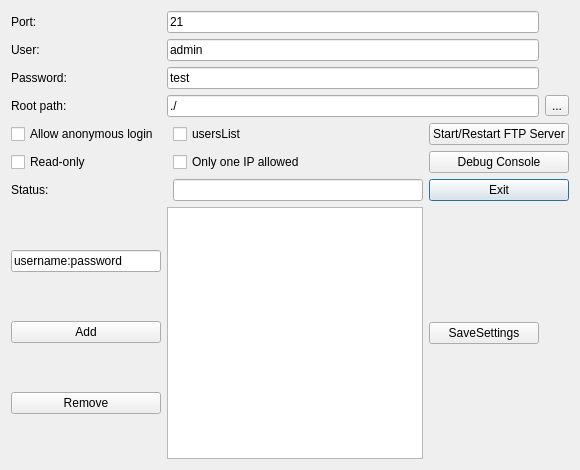
<?xml version="1.0" encoding="UTF-8"?>
<ui version="4.0">
 <class>FTPGUI</class>
 <widget class="QDialog" name="FTPGUI">
  <property name="geometry">
   <rect>
    <x>0</x>
    <y>0</y>
    <width>580</width>
    <height>470</height>
   </rect>
  </property>
  <property name="windowTitle">
   <string>Dialog</string>
  </property>
  <layout class="QGridLayout" name="gridLayout">
   <item row="8" column="2">
    <widget class="QLineEdit" name="statusBar"/>
   </item>
   <item row="3" column="4">
    <widget class="QToolButton" name="toolButtonBrowse">
     <property name="text">
      <string>...</string>
     </property>
    </widget>
   </item>
   <item row="8" column="3" colspan="2">
    <widget class="QPushButton" name="pushButtonExit">
     <property name="text">
      <string>Exit</string>
     </property>
    </widget>
   </item>
   <item row="0" column="1" colspan="3">
    <widget class="QLineEdit" name="lineEditPort">
     <property name="text">
      <string>21</string>
     </property>
    </widget>
   </item>
   <item row="5" column="2">
    <widget class="QCheckBox" name="checkBoxOnlyOneIpAllowed">
     <property name="text">
      <string>Only one IP allowed</string>
     </property>
    </widget>
   </item>
   <item row="3" column="1" colspan="3">
    <widget class="QLineEdit" name="lineEditRootPath">
     <property name="text">
      <string>./</string>
     </property>
     <property name="readOnly">
      <bool>true</bool>
     </property>
    </widget>
   </item>
   <item row="4" column="2">
    <widget class="QCheckBox" name="chkboxuserslist">
     <property name="text">
      <string>usersList</string>
     </property>
    </widget>
   </item>
   <item row="2" column="1" colspan="3">
    <widget class="QLineEdit" name="lineEditPassword">
     <property name="text">
      <string>test</string>
     </property>
    </widget>
   </item>
   <item row="1" column="1" colspan="3">
    <widget class="QLineEdit" name="lineEditUserName">
     <property name="text">
      <string>admin</string>
     </property>
    </widget>
   </item>
   <item row="8" column="0">
    <widget class="QLabel" name="label_4">
     <property name="text">
      <string>Status:</string>
     </property>
    </widget>
   </item>
   <item row="4" column="3" colspan="2">
    <widget class="QPushButton" name="pushButtonRestartServer">
     <property name="text">
      <string>Start/Restart FTP Server</string>
     </property>
    </widget>
   </item>
   <item row="4" column="0" colspan="2">
    <widget class="QCheckBox" name="checkBoxAnonymous">
     <property name="text">
      <string>Allow anonymous login</string>
     </property>
    </widget>
   </item>
   <item row="3" column="0">
    <widget class="QLabel" name="label_5">
     <property name="text">
      <string>Root path:</string>
     </property>
    </widget>
   </item>
   <item row="2" column="0">
    <widget class="QLabel" name="label_3">
     <property name="text">
      <string>Password:</string>
     </property>
    </widget>
   </item>
   <item row="5" column="3" colspan="2">
    <widget class="QPushButton" name="pushButtonShowDebugLog">
     <property name="text">
      <string>Debug Console</string>
     </property>
    </widget>
   </item>
   <item row="5" column="0">
    <widget class="QCheckBox" name="checkBoxReadOnly">
     <property name="text">
      <string>Read-only</string>
     </property>
    </widget>
   </item>
   <item row="10" column="1" colspan="2">
    <widget class="QListWidget" name="usersList"/>
   </item>
   <item row="0" column="0">
    <widget class="QLabel" name="label">
     <property name="text">
      <string>Port:</string>
     </property>
    </widget>
   </item>
   <item row="1" column="0">
    <widget class="QLabel" name="label_2">
     <property name="text">
      <string>User:</string>
     </property>
    </widget>
   </item>
   <item row="10" column="0">
    <layout class="QVBoxLayout" name="verticalLayout">
     <item>
      <widget class="QLineEdit" name="insertUser">
       <property name="text">
        <string>username:password</string>
       </property>
      </widget>
     </item>
     <item>
      <widget class="QPushButton" name="adduserbtn">
       <property name="text">
        <string>Add</string>
       </property>
      </widget>
     </item>
     <item>
      <widget class="QPushButton" name="rmuserbtn">
       <property name="text">
        <string>Remove</string>
       </property>
      </widget>
     </item>
    </layout>
   </item>
   <item row="10" column="3">
    <widget class="QPushButton" name="savesettings">
     <property name="text">
      <string>SaveSettings</string>
     </property>
    </widget>
   </item>
  </layout>
 </widget>
 <resources/>
 <connections/>
</ui>
